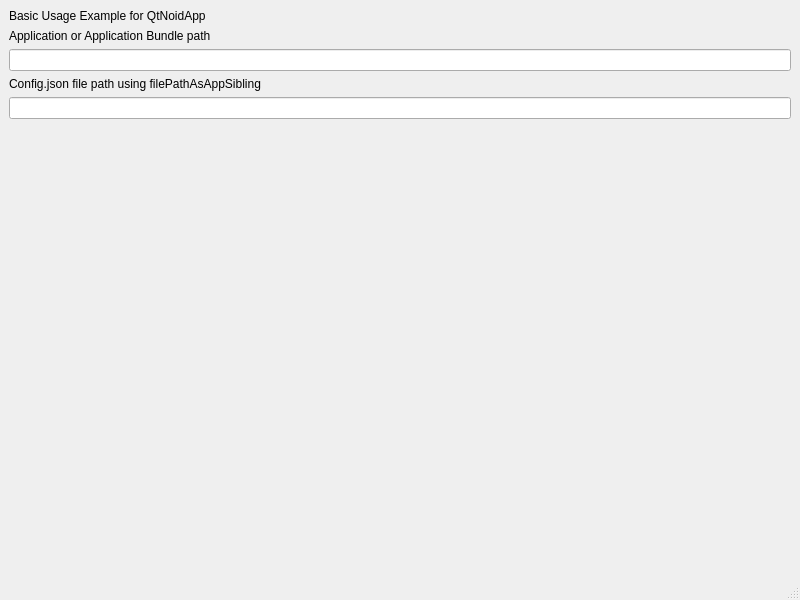
<?xml version="1.0" encoding="UTF-8"?>
<ui version="4.0">
 <class>MainWindow</class>
 <widget class="QMainWindow" name="MainWindow">
  <property name="geometry">
   <rect>
    <x>0</x>
    <y>0</y>
    <width>800</width>
    <height>600</height>
   </rect>
  </property>
  <property name="windowTitle">
   <string>MainWindow</string>
  </property>
  <widget class="QWidget" name="centralwidget">
   <layout class="QVBoxLayout" name="verticalLayout">
    <item>
     <widget class="QLabel" name="label">
      <property name="text">
       <string>Basic Usage Example for QtNoidApp</string>
      </property>
     </widget>
    </item>
    <item>
     <widget class="QLabel" name="label_2">
      <property name="text">
       <string>Application or Application Bundle path</string>
      </property>
     </widget>
    </item>
    <item>
     <widget class="QLineEdit" name="txtAppBundle"/>
    </item>
    <item>
     <widget class="QLabel" name="label_3">
      <property name="text">
       <string>Config.json file path using filePathAsAppSibling</string>
      </property>
     </widget>
    </item>
    <item>
     <widget class="QLineEdit" name="txtConfigPath"/>
    </item>
    <item>
     <spacer name="verticalSpacer">
      <property name="orientation">
       <enum>Qt::Orientation::Vertical</enum>
      </property>
      <property name="sizeHint" stdset="0">
       <size>
        <width>20</width>
        <height>388</height>
       </size>
      </property>
     </spacer>
    </item>
   </layout>
  </widget>
  <widget class="QMenuBar" name="menubar">
   <property name="geometry">
    <rect>
     <x>0</x>
     <y>0</y>
     <width>800</width>
     <height>24</height>
    </rect>
   </property>
  </widget>
  <widget class="QStatusBar" name="statusbar"/>
 </widget>
 <resources/>
 <connections/>
</ui>
